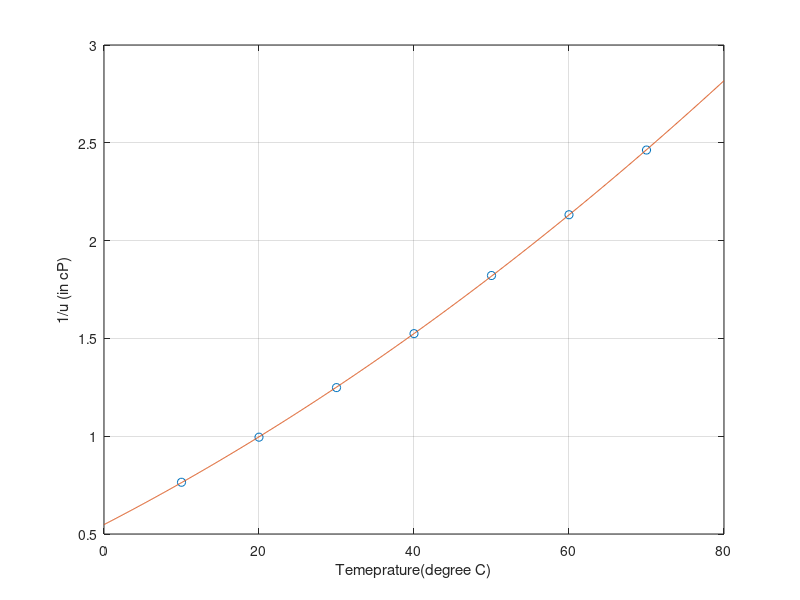

Reproduce this figure in MATLAB.
%Assignment3-1

T = linspace(10,70,7);
u = [1.308 1.005 0.801 0.656 0.549 0.469 0.406];
%1/u = k1 + k2T + k3T^2

coeff = polyfit(T, 1./u, 2);

T_array = linspace(0,80,1000);
u_inverse_array = coeff(3) + coeff(2) * T_array + coeff(1) * T_array.^2;

plot(T, 1./u, 'o')
hold on
plot(T_array, u_inverse_array)
xlabel('Temeprature(degree C)')
ylabel('1/u (in cP)')
grid()

k1 = coeff(3)
k2 = coeff(2)
k3 = coeff(1)